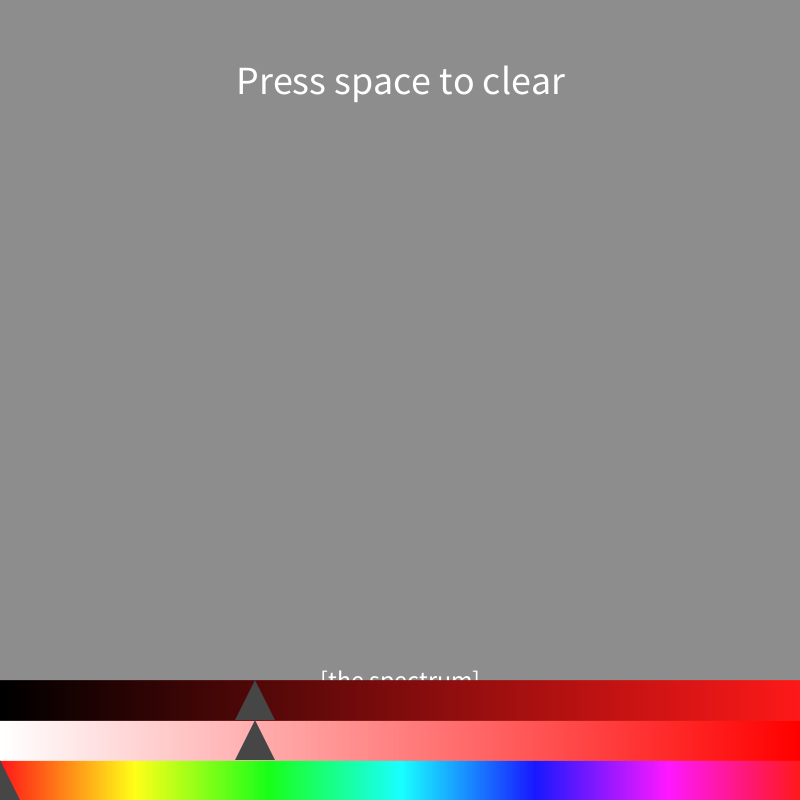
Frame 1 (no input)
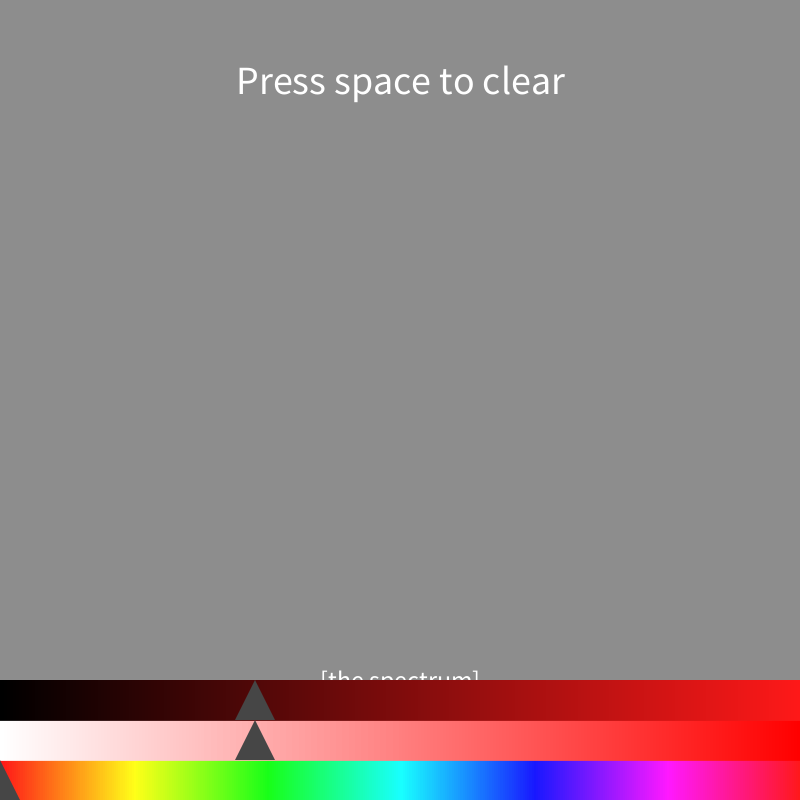
Frame 60 (the mouse pressed at the canvas centre just before this capture)
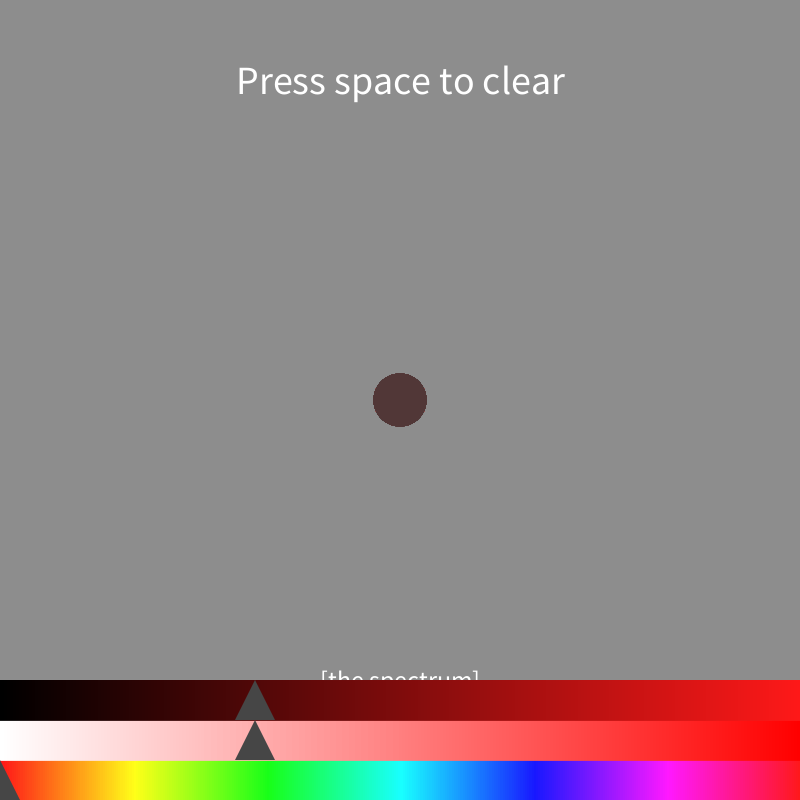
Frame 120 (the mouse held since frame 60 and released just before this capture)

The Processing sketch that drew these frames (run headless with seeded random() and noise(); from frame 60 on, the mouse is pressed at the canvas centre):

// Processing sketch: drawing_pad
// ── drawing_pad.pde
int Color = 0;
int sat = 255;
int brightness = 255;
void setup(){
    size(800,800);
    colorMode(HSB, 360, 255, 255);
    background(200);
    textAlign(CENTER, CENTER);
    textSize(width/20);
    text("Press space to clear", width/2, height/10);
    textSize(width/30);
    text("[the spectrum]",width/2, height*17/20);
    fill(0, 230, 255);
    frameRate(120);
    
}

void draw(){
    if( keyPressed){
        background(200);
    }
    
    //draw paintbrush when mouse clicked
    
    if(mousePressed){
        noStroke();
        
        
        if(mouseY > 18*height/20 && mouseY < 19*height/20) sat = mouseX;
        else if(mouseY > 17*height/20 && mouseY < 18*height/20) brightness = mouseX;
        else if(mouseY > 19*height/20) Color = mouseX;
        else ellipse(mouseX,mouseY,width/15,width/15);
        
        
    }
    
    //draw spectrum
    
    for(int i = 0;i <= width;i++){
        stroke(360*i/width, 230, 255);
        line(i,height*19/20,i,height);
    }
    for(int i = 0;i <= width;i++){
        stroke(360*Color/width, i*255/width, 255);
        line(i,height*18/20,i,height*19/20);
    }
    for(int i = 0;i <= width;i++){
        stroke(360*Color/width, 230, i*255/width);
        line(i,height*17/20,i,height*18/20);
    }
    
    
    
    //draw triangle
    noStroke();
    fill(100);
    triangle(Color - width/40, height, Color + width/40, height, Color, height*19/20);
    triangle(sat - width/40, 19*height/20, sat + width/40, 19*height/20, sat, height*18/20);
    triangle(brightness - width/40, 18*height/20, brightness + width/40, 18*height/20, brightness, height*17/20);
    fill(360*Color/width, 255*sat / width, 255*brightness / width);
    
}
